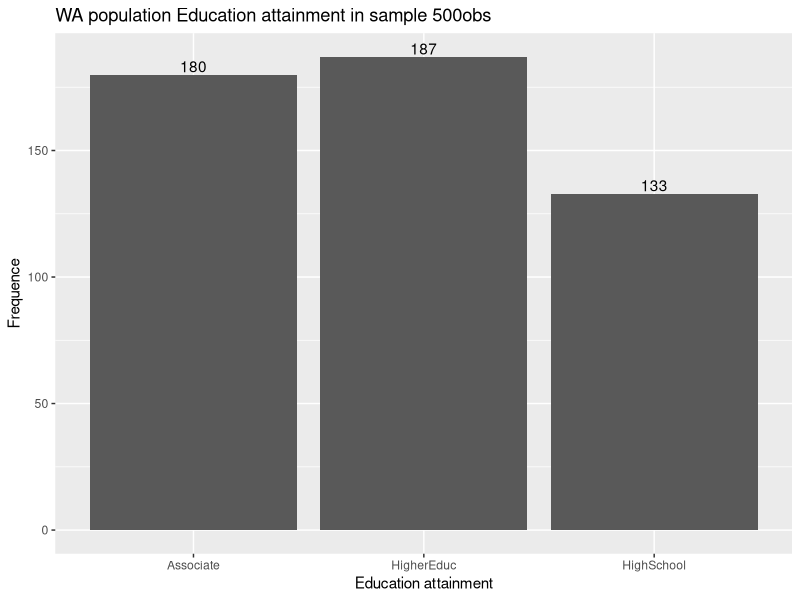
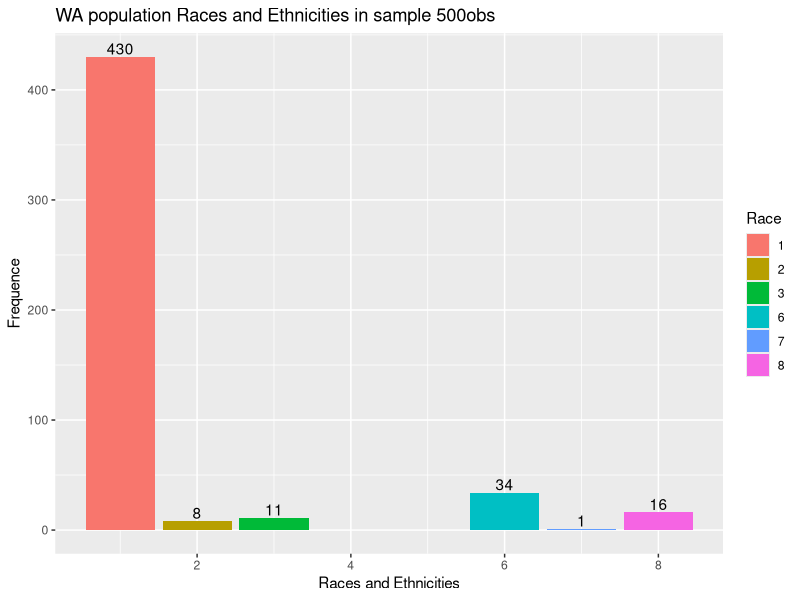
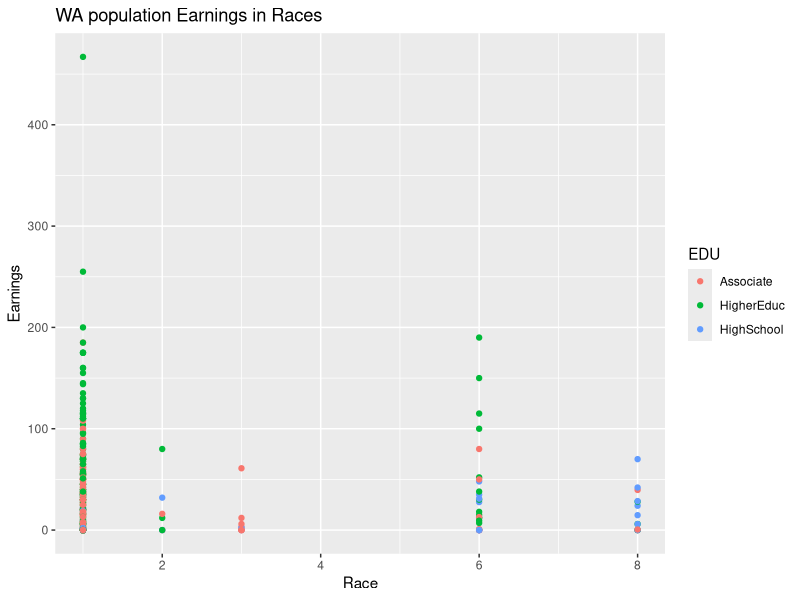
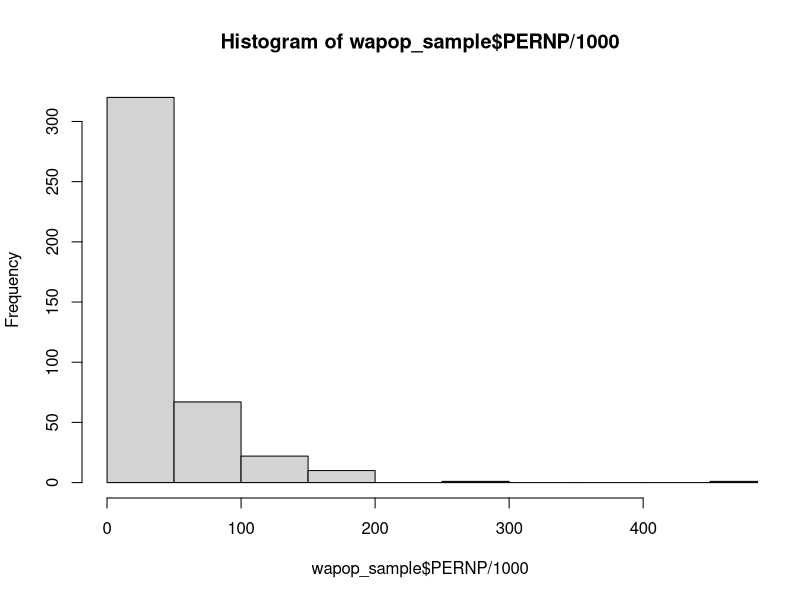
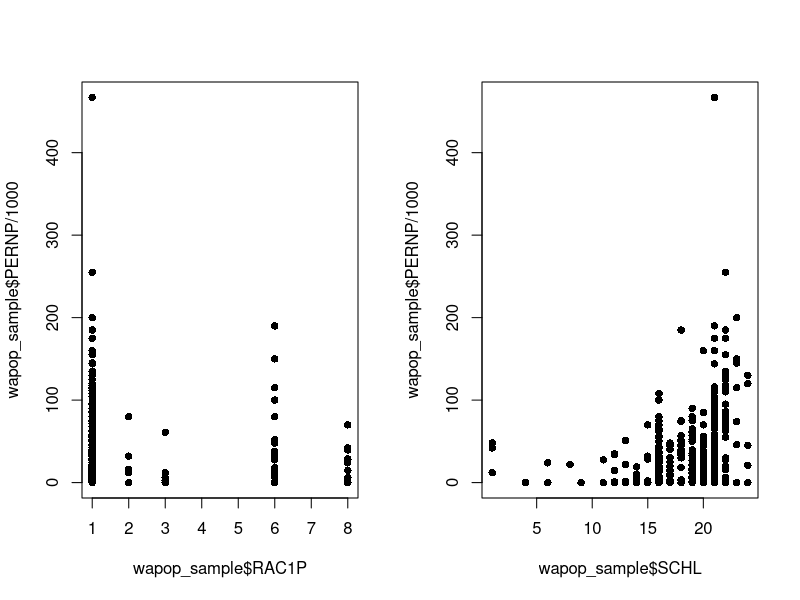
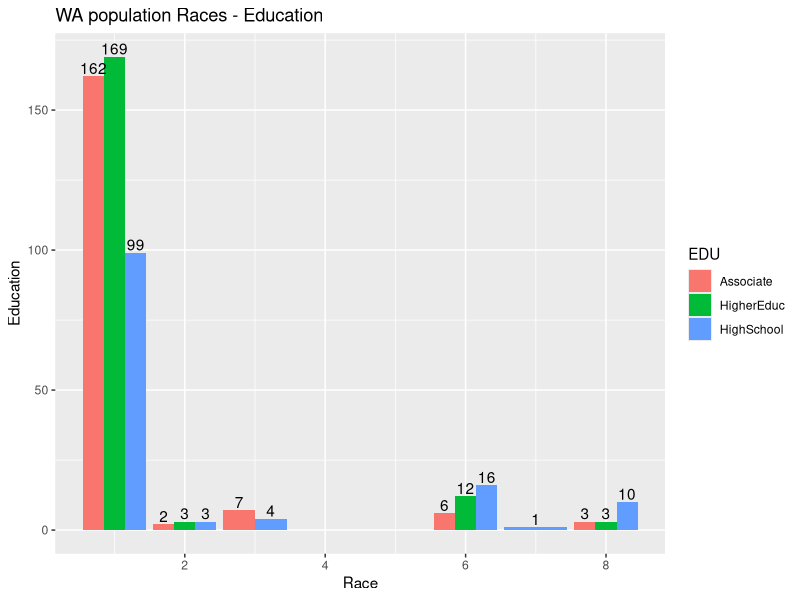
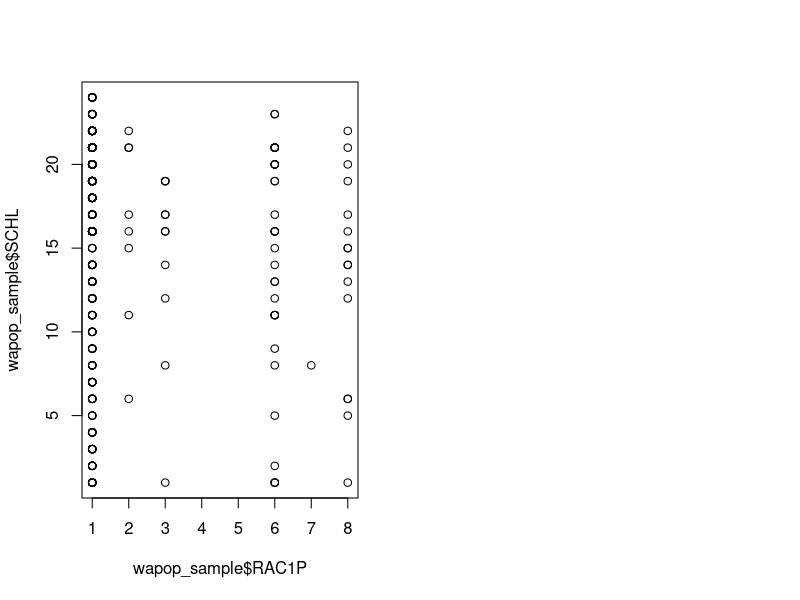

Source code (R) for these figures, in order:
## ---- chunk 1
# Course: 
# Title: 
# Purpose: 
# Date: 
# Author: Huy LE
## ---- chunk 2
# A common problem in coding is having unknown dependencies on variables or 
# packages being used in earlier analysis. This happens when you are running 
# code but do not close R or RStudio between sessions. To reduce the probability
# of this happening you can clear your environmen t of variables, functions and
# packages at the beginning of a script. That way you know your code is only
# running on what is within that script.
# Note: you can reorder a long comment with short-cut Ctrl+Shift+/

# Clear environment of variables and functions
rm(list = ls(all = TRUE)) 

# Clear environmet of packages
if(is.null(sessionInfo()$otherPkgs) == FALSE)lapply(paste("package:", names(sessionInfo()$otherPkgs), sep=""), detach, character.only = TRUE, unload = TRUE)

## ---- chunk 3
# Load libraries
library(tidyverse)
# WILL ONLY USE BASE CODE IN THIS ANALYSIS SO NOT LOAD LIBRARIES

## ---- chunk 4
# Load data 
wapop_data <- read.csv("../2.PreparedData/wadata.csv")

# Examine data structure 
head(wapop_data$ID)
str(wapop_data)

## ---- chunk 5
# prepare data for EAD
# Create a sample for EDA
wapop_data[is.na(wapop_data$SCHL) <- 0]

# labling the variable RAC1P
levels(wapop_data$RAC1P) <- list("1" = "White alone",
                                "2" =  "Black or African American alone",
                               "3" =  "American Indian alone",
                               "4" =  "Alaska Native alone",
                               "5" =  "American Indian and Alaska Native",
                               "6" =  "Asian alone",
                               "7" =  "Native Hawaiian and Other Pacific Islander alone",
                               "8" =  "Some Other Race alone",
                               "9" =  "Two or More Races")



wapop_data <- wapop_data %>% mutate(EDU = ifelse(SCHL > 15, ifelse( SCHL > 19, "HigherEduc", "Associate"), "HighSchool")) %>%
                         select(ID, RAC1P, EDU, SCHL, PERNP )

wapop_filter <- wapop_data %>% filter(RAC1P != 9, SCHL != 0) 

set.seed(2)
wapop_sample <- wapop_filter[sample(nrow(wapop_filter),500),]


str(wapop_sample)

summary(wapop_sample)
## ---- chunk 6
Race_tab <- rbind(table(wapop_data$RAC1P),
                    prop.table(table(wapop_data$RAC1P)),
                    prop.table(table(wapop_data$RAC1P))*100)
row.names(Race_tab) <- c("Count", "Proportion", "Percent")
round(Race_tab, 2)

## ---- chunk 7
shcl_tab <- rbind(table(wapop_data$SCHL),
                    prop.table(table(wapop_data$SCHL)),
                    prop.table(table(wapop_data$SCHL))*100)
row.names(shcl_tab) <- c("Count", "Proportion", "Percent")
round(shcl_tab, 2)

# number observation have SCHL = NA
sum(is.na(wapop_data$SCHL))
sum(is.na(wapop_data$SCHL))/nrow(wapop_data)*100
#
# nrow(wapop_data[wapop_data$SCHL <= 15,])
# nrow(wapop_data[wapop_data$SCHL <= 15,])/nrow(wapop_data)*100
educ_tab <-  rbind(table(wapop_data$EDU),
                    prop.table(table(wapop_data$EDU)),
                    prop.table(table(wapop_data$EDU))*100)
row.names(educ_tab) <- c("Count", "Proportion", "Percent")
round(educ_tab, 2)
## ---- chunk 8
summary(wapop_data$PERNP)

# Na observation in earning
nrow(wapop_data[wapop_data$PERNP == 0,])

## ---- chunk 9

# graphics barplots to see count distribution of factor levels
p <- ggplot( data = wapop_sample, mapping = aes( x = EDU))

p + geom_bar(stat = "count") +
      ggtitle("WA population Education attainment in sample 500obs") +
      geom_text(stat = "count", 
                aes(label = ..count..), 
                vjust = -0.2, 
                position = position_dodge(0.9))+
      labs(x = "Education attainment", y = "Frequence")

## ---- chunk 10
p <- ggplot( data = wapop_sample, mapping = aes( x = RAC1P, fill = factor(RAC1P)))

p + geom_bar(stat = "count") +
      ggtitle("WA population Races and Ethnicities in sample 500obs") +
      geom_text(stat = "count", 
                aes(label = ..count..), 
                vjust = -0.2, 
                position = position_dodge(0.9))+
      labs(x = "Races and Ethnicities", y = "Frequence", fill = "Race")

## ---- chunk 11
# Get descrptive stats 
summary(wapop_data)
summary(wapop_sample)
## ---- chunk 12

## ---- chunk 13
p <- ggplot( data = wapop_sample, mapping = aes( x = RAC1P, y = PERNP/1000, colour = EDU))

p + geom_point(stat = "identity") +
      ggtitle("WA population Earnings in Races") +
      labs(x = "Race", y = "Earnings")
# 
#      geom_text(stat = "identity", 
#                 aes(label = ..count..)
#                ) +

hist(wapop_sample$PERNP/1000, xlim = c(min(wapop_sample$PERNP/1000, na.rm = TRUE), max(wapop_sample$PERNP/1000, na.rm = TRUE))) #unit 1000 USD

par(mfrow = c(1,2))
plot(wapop_sample$RAC1P, wapop_sample$PERNP/1000 ,pch = 16)
plot(wapop_sample$SCHL, wapop_sample$PERNP/1000 ,pch = 16)

# levels(wapop_sample$SCHL) <- edu_title
# nlevels(wapop_sample$SCHL)
# sort(unique(wapop_sample$SCHL))
# levels(factor(wapop_sample$SCHL))

## ---- chunk 14
# Set grid pattern for graph arrangement
#par(mfrow = c(2, 3))
#boxplot(office$Year, main = "Year")
#boxplot(office$Sales, main = "Sales")

## ---- chunk 15
# Make a cross-tab with margins
addmargins(xtabs(~ EDU + RAC1P,  data = wapop_sample))

## ---- chunk 16
# Make a cross-tab with margins
addmargins(round(prop.table(xtabs(~ EDU + RAC1P,  data = wapop_sample)),3))

## ---- chunk 17
# Make a cross-tab with margins
#addmargins(prop.table(xtabs(~ Region + Sub.Category,  data = office)))

## ---- chunk 18
#Correlation Race - Education

p <- ggplot( data = wapop_sample, mapping = aes( x = RAC1P, fill= EDU))

p + geom_bar(stat = "count", position = "dodge") +
    ggtitle("WA population Races - Education") +
    geom_text(stat = "count",
                aes(label = ..count..),
                vjust = -0.2, 
                position = position_dodge(0.9)) +
    labs(x = "Race", y = "Education")

## ---- chunk 19
# Find correlation of quantiative variables
str(wapop_sample)
plot(wapop_sample$RAC1P, wapop_sample$SCHL)


## ---- chunk 20
# Correlation plot
#plot(office[, 5:8])

## ---- chunk 21
# I prefer the correlation plot from the psych package
#library(psych)
#pairs.panels(office[, 5:8])

## ---- chunk 22
# Begin with standard scatter plot
#plot(office$Discount, office$Profit)

## ---- chunk 23
# Differentiate region with color, not they are alphabetical
#plot(office$Discount, office$Profit, col = office$Region)
#legend(x = "topright",  
#       legend = levels(office$Region), 
#       col = c(1:nlevels(office$Region)), 
#       pch = 1) 

## ---- chunk 24
# Form table of total profit by by region and sub.category
# tapply function is like other apply functions but does a function [sum in this case] over an indicie [Region in this case]
# apply functions are generally
#profit_sum <- round(rbind(
#  tapply(office[office$Region == "Central",]$Profit, office[office$Region == "Central",]$Sub.Category, sum),
#  tapply(office[office$Region == "East",]$Profit, office[office$Region == "East",]$Sub.Category, sum),
#  tapply(office[office$Region == "South",]$Profit, office[office$Region == "South",]$Sub.Category, sum),
#  tapply(office[office$Region == "West",]$Profit, office[office$Region == "West",]$Sub.Category, sum)
#  ),
#  0)
#row.names(profit_sum) <- c("Central", "East", "South", "West")
#profit_sum


## ---- chunk 25
# Form table of medians since profit was skewed



## ---- chunk 26
# Doing a subset of the table to just show variables of interest
#keep_cat <- c("Accessories", "Binders", "Copiers", "Machines", "Paper", "Phones", "Tables")
#small_tab <- profit_sum[, keep_cat]

# Note: had to use t() to traspose the table to get it to print with profit in the bars and Sub.Cat on x-axis
#par(mfrow = c(1, 1))
#barplot(small_tab, 
#         beside = TRUE, 
#         horiz = TRUE, 
#         las = 2, 
#         col = c(1:4),
#         main = "Stop or reduce selling machines.\nProducts to increase varies by region.",
#         xlab = "Total profit by region and subcategory",
#         adj = 0)
# axis(1, at=axTicks(1), labels=sprintf("$%s", axTicks(1)), las = 2) # add $ to x-axis tics
# legend(x = "topright",  
#        legend = levels(office$Region), 
#        col = c(1:4),
#        pch = 15)

## ---- chunk 27
#  
# pdf(NULL)
# dev.control(displaylist = "enable")
# 
# par(mfrow = c(1, 1))
# barplot(small_tab, 
#         beside = TRUE, 
#         horiz = TRUE, 
#         las = 2, 
#         col = c(1:4),
#         main = "Stop or reduce selling machines.\nProducts to increase varies by region.",
#         xlab = "Total profit by region and subcategory",
#         adj = 0)
# axis(1, at=axTicks(1), labels=sprintf("$%s", axTicks(1)), las = 2) # add $ to x-axis tics
# legend(x = "topright",  
#        legend = levels(office$Region), 
#        col = c(1:4),
#        pch = 15)
# 
# profit_plot <- recordPlot()
# 
# invisible(dev.off())
# 
# profit_plot

## ---- chunk 28
# Save the rds file so I can reuse anything from this file in another file
# save.image("office_TA.RData")

# recover using load()
# load("office_TA.RData")
